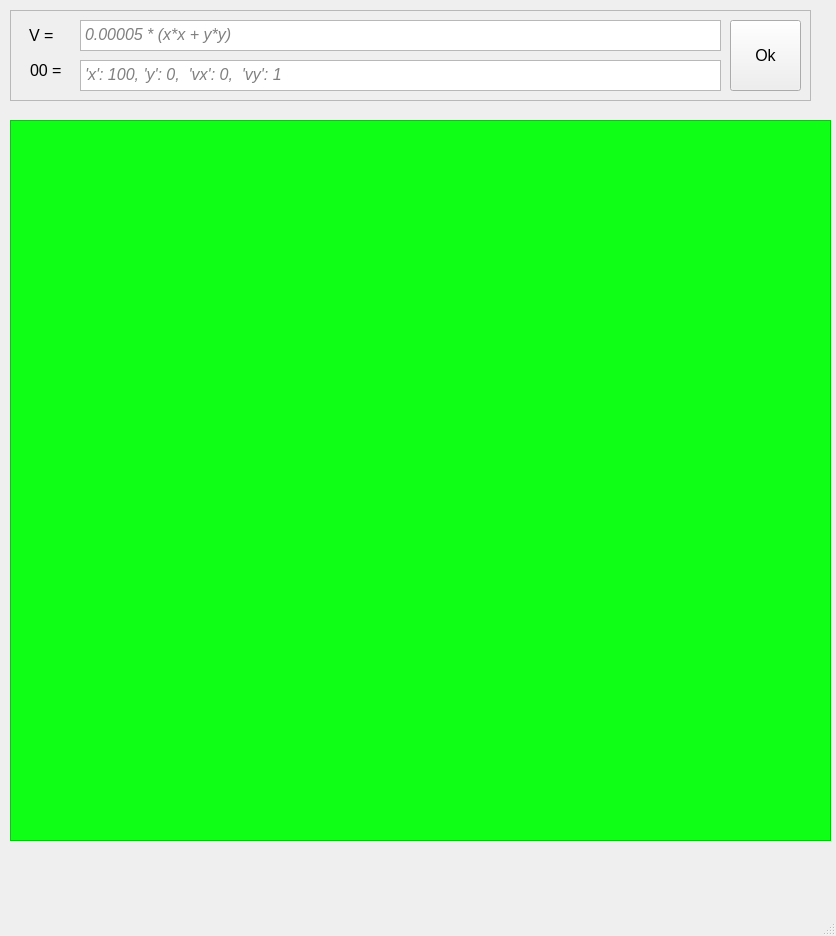
<?xml version="1.0" encoding="UTF-8"?>
<ui version="4.0">
 <class>MainWindow</class>
 <widget class="QMainWindow" name="MainWindow">
  <property name="geometry">
   <rect>
    <x>0</x>
    <y>0</y>
    <width>836</width>
    <height>936</height>
   </rect>
  </property>
  <property name="font">
   <font>
    <pointsize>15</pointsize>
   </font>
  </property>
  <property name="windowTitle">
   <string>MainWindow</string>
  </property>
  <widget class="QWidget" name="centralwidget">
   <widget class="QFrame" name="frame">
    <property name="geometry">
     <rect>
      <x>10</x>
      <y>10</y>
      <width>801</width>
      <height>91</height>
     </rect>
    </property>
    <property name="font">
     <font>
      <pointsize>12</pointsize>
     </font>
    </property>
    <property name="frameShape">
     <enum>QFrame::StyledPanel</enum>
    </property>
    <property name="frameShadow">
     <enum>QFrame::Plain</enum>
    </property>
    <widget class="QLabel" name="label">
     <property name="geometry">
      <rect>
       <x>19</x>
       <y>15</y>
       <width>41</width>
       <height>21</height>
      </rect>
     </property>
     <property name="text">
      <string>V = </string>
     </property>
    </widget>
    <widget class="QTextEdit" name="potential">
     <property name="geometry">
      <rect>
       <x>70</x>
       <y>10</y>
       <width>641</width>
       <height>31</height>
      </rect>
     </property>
     <property name="font">
      <font>
       <pointsize>11</pointsize>
       <weight>50</weight>
       <bold>false</bold>
      </font>
     </property>
     <property name="documentTitle">
      <string/>
     </property>
     <property name="html">
      <string notr="true">&lt;!DOCTYPE HTML PUBLIC &quot;-//W3C//DTD HTML 4.0//EN&quot; &quot;http://www.w3.org/TR/REC-html40/strict.dtd&quot;&gt;
&lt;html&gt;&lt;head&gt;&lt;meta name=&quot;qrichtext&quot; content=&quot;1&quot; /&gt;&lt;style type=&quot;text/css&quot;&gt;
p, li { white-space: pre-wrap; }
&lt;/style&gt;&lt;/head&gt;&lt;body style=&quot; font-family:'MS Shell Dlg 2'; font-size:11pt; font-weight:400; font-style:normal;&quot;&gt;
&lt;p style=&quot; margin-top:0px; margin-bottom:0px; margin-left:0px; margin-right:0px; -qt-block-indent:0; text-indent:0px;&quot;&gt;&lt;span style=&quot; font-family:'Courier New'; font-size:12pt; font-style:italic; color:#808080;&quot;&gt;0.00005 * (x*x + y*y)&lt;/span&gt;&lt;/p&gt;&lt;/body&gt;&lt;/html&gt;</string>
     </property>
     <property name="acceptRichText">
      <bool>false</bool>
     </property>
     <property name="placeholderText">
      <string/>
     </property>
    </widget>
    <widget class="QPushButton" name="okButton">
     <property name="geometry">
      <rect>
       <x>720</x>
       <y>10</y>
       <width>71</width>
       <height>71</height>
      </rect>
     </property>
     <property name="text">
      <string>Ok</string>
     </property>
    </widget>
    <widget class="QTextEdit" name="conditions">
     <property name="geometry">
      <rect>
       <x>70</x>
       <y>50</y>
       <width>641</width>
       <height>31</height>
      </rect>
     </property>
     <property name="font">
      <font>
       <pointsize>11</pointsize>
       <weight>50</weight>
       <bold>false</bold>
      </font>
     </property>
     <property name="documentTitle">
      <string/>
     </property>
     <property name="html">
      <string notr="true">&lt;!DOCTYPE HTML PUBLIC &quot;-//W3C//DTD HTML 4.0//EN&quot; &quot;http://www.w3.org/TR/REC-html40/strict.dtd&quot;&gt;
&lt;html&gt;&lt;head&gt;&lt;meta name=&quot;qrichtext&quot; content=&quot;1&quot; /&gt;&lt;style type=&quot;text/css&quot;&gt;
p, li { white-space: pre-wrap; }
&lt;/style&gt;&lt;/head&gt;&lt;body style=&quot; font-family:'MS Shell Dlg 2'; font-size:11pt; font-weight:400; font-style:normal;&quot;&gt;
&lt;p style=&quot; margin-top:0px; margin-bottom:0px; margin-left:0px; margin-right:0px; -qt-block-indent:0; text-indent:0px;&quot;&gt;&lt;span style=&quot; font-family:'Courier New'; font-size:12pt; font-style:italic; color:#808080;&quot;&gt;'x': 100, 'y': 0,  'vx': 0,  'vy': 1 &lt;/span&gt;&lt;/p&gt;&lt;/body&gt;&lt;/html&gt;</string>
     </property>
     <property name="acceptRichText">
      <bool>false</bool>
     </property>
     <property name="placeholderText">
      <string/>
     </property>
    </widget>
    <widget class="QLabel" name="label_2">
     <property name="geometry">
      <rect>
       <x>20</x>
       <y>50</y>
       <width>41</width>
       <height>21</height>
      </rect>
     </property>
     <property name="text">
      <string>00 = </string>
     </property>
    </widget>
   </widget>
   <widget class="QScrollArea" name="scrollArea">
    <property name="geometry">
     <rect>
      <x>10</x>
      <y>120</y>
      <width>821</width>
      <height>721</height>
     </rect>
    </property>
    <property name="styleSheet">
     <string notr="true">background-color: rgb(15, 255, 23);</string>
    </property>
    <property name="widgetResizable">
     <bool>true</bool>
    </property>
    <widget class="QWidget" name="scrollAreaWidgetContents">
     <property name="geometry">
      <rect>
       <x>0</x>
       <y>0</y>
       <width>819</width>
       <height>719</height>
      </rect>
     </property>
    </widget>
   </widget>
  </widget>
  <widget class="QMenuBar" name="menubar">
   <property name="geometry">
    <rect>
     <x>0</x>
     <y>0</y>
     <width>836</width>
     <height>18</height>
    </rect>
   </property>
  </widget>
  <widget class="QStatusBar" name="statusbar"/>
 </widget>
 <resources/>
 <connections/>
</ui>
